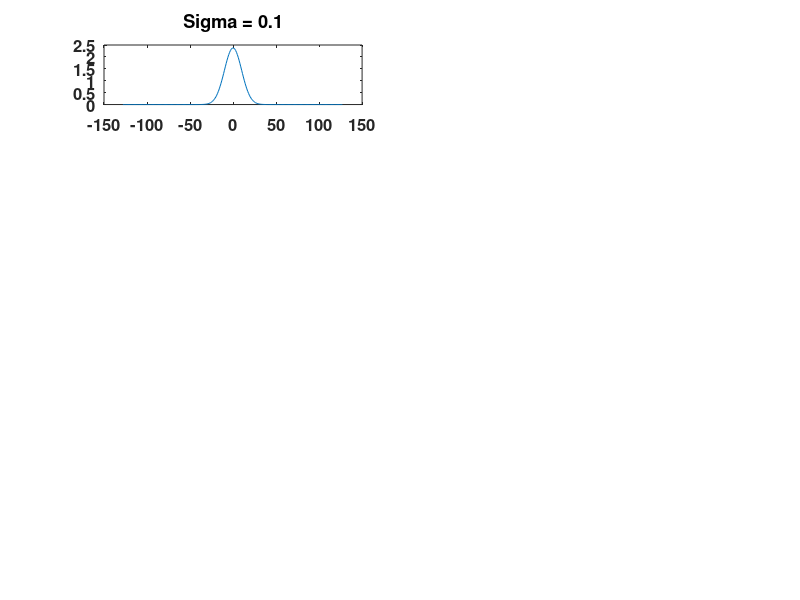

MATLAB code for this plot: (Note: this script raises an error after producing the figure.)
function mywvdgauss()

%Program used to Wigner Ville Distribution for Gaussian function
% Praba Siva
% praba@umich.edu
% @prabasiva
% Filename: mywvdgauss.m

close all;
clear all;
sig = [.1,.8,1,1.2,10];
j=1;
[dummy,winx]=size(sig);
winy=2;
for i = 1:winx 
    t=-128:127;
    sigma=sig(i);
    coef=nthroot(pi*sigma*sigma,-4);
    expo=(t.*t)/2*sigma*sigma;
    g=coef*exp(-expo);
    subplot(winx,winy,j);
    plot(t,g);
    title(['Sigma = ',num2str(sigma)],'FontSize',14,'FontWeight','bold');
    set(gca,'fontsize',12,'FontWeight','bold')
   
    j=j+1;
    [wd,freq]=wig2(g);
    subplot(winx,winy,j)
    j=j+1;
    contour(t,freq,wd',8)
    set(gca,'fontsize',12,'FontWeight','bold')
end
